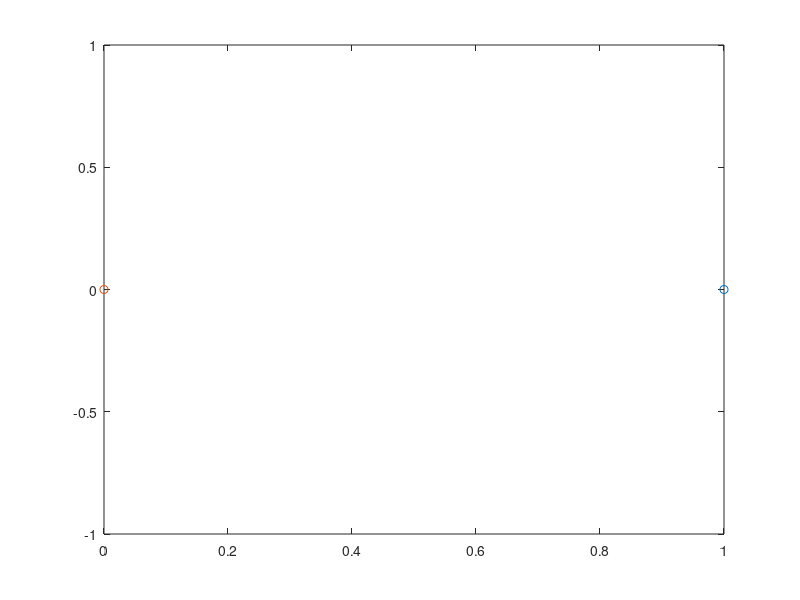

This figure's MATLAB source: (Note: this script raises an error after producing the figure.)
%% Initialization and pre-allocation
clear
dt = 0.01;
T = 100;          
t = (0:dt:T)';   % Time array, can be extended by increasing value of T
N = length(t);

x = zeros(N,1);
v = zeros(N,1);
y = zeros(N,1);
w = zeros(N,1);
x(1) = 1;
y(1) = 0;
v(1) = 0.3;
w(1) = 1;
%% Numerical integration
for i = 1:N-1
    t1 = x(i)^2+y(i)^2;
    a1 = -x(i)/(t1^(3/2));
    b1 = -y(i)/(t1^(3/2));
    v(i+1) = v(i)+a1*dt;
    w(i+1) = w(i)+b1*dt;
    x(i+1) = x(i)+v(i+1)*dt;
    y(i+1) = y(i)+w(i+1)*dt;
end
%% Animation Section
p2 = plot(x(1),y(1),'o',0,0,'o')
p2(1).MarkerFaceColor = p2(1).Color;
p2(2).MarkerFaceColor = p2(2).Color;
xlim([-2 2])
ylim([-2 2])
set(gcf,'color','w');
title('Semi-Implicit Euler Method for Simple Orbits')
hold on
for i = 2:N
    pause(30/N)
    p2(1).XData = x(i);
    p2(1).YData = y(i);
end

hold off



